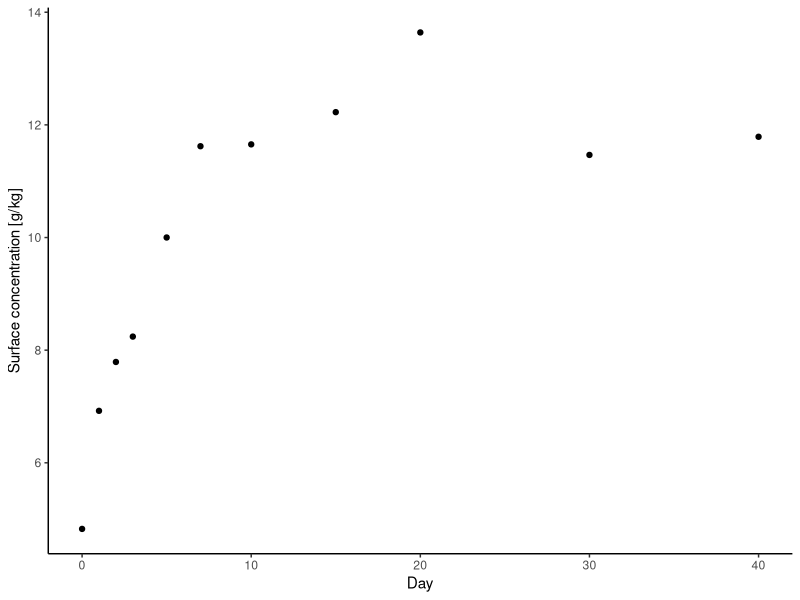
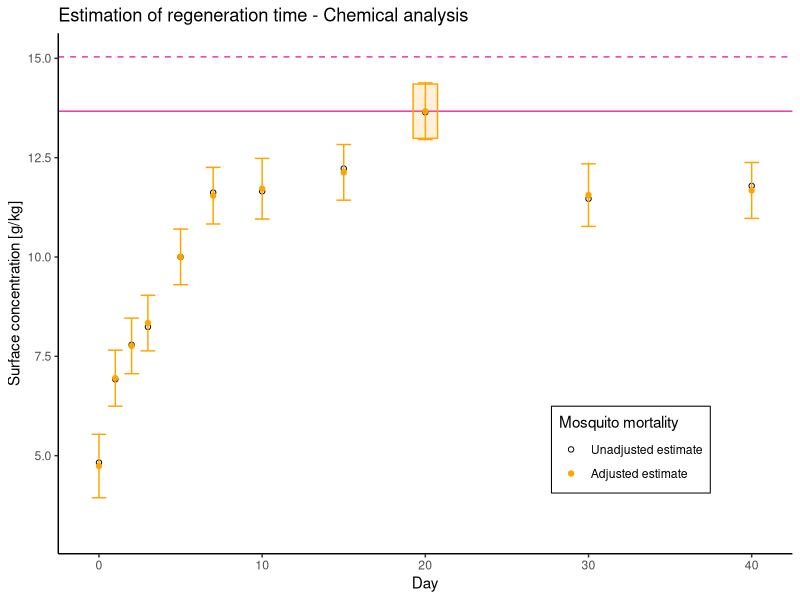

Reproduce these figures in R, in order.
library(ggplot2)
library(lme4)
library(readxl)
library(emmeans)

#We need a dataset to look at. I have uploaded 12 simulated datasets for users
# to practise with. You can replace these with your own data, but ensure that the 
# variable names are consistent with the simulated datasets.

dat1 <-  readxl::read_xlsx('Regeneration_Time/twelve_datasets_chem3.xlsx', sheet = 'sim1')
str(dat1)

#For plotting, it is more useful to have 'day' as a numeric variable
# For the GLM, it needs to be a factor variable. So we make a 2nd version
dat1$day <- as.numeric(dat1$day) # numeric 'day'
dat1$day_f <- as.factor(dat1$day) # factor variable for 'day'

#what study days do we have?
days <- unique(dat1$day)

#function to obtain (unadjusted) average concentration measured on each day in the dataset
av_chem <- function(data = df, days_v = days){
  av_ch <- rep(0,length(days_v))

  for(i in 1:length(days_v)){
    av_ch[i] <- mean(data[data$day==days_v[i],]$conc)
  }
  dfm <- data.frame('day' = days_v, 'av_ch' = av_ch)
  return(dfm)
}
mc <- av_chem(data = dat1)
#Then can plot
ggplot(mc) + geom_point(aes(x = day, y = av_ch)) + theme_classic() + 
  ylab('Surface concentration [g/kg]') + xlab('Day')

#Now fit linear model to data, with fixed-effects for day (as a factor variable) & batch
#We also include a (continuous) fixed effect for the concentration of the unwashed half of the net piece
fitC <- lm(conc ~ day_f + batch + conc_unwashed, data = dat1)
summary(fitC)
rc <- emmeans(fitC, "day_f")
pred_c <- as.data.frame(rc)
#Add a numeric variable for day to this data frame (careful converting from a factor!)
pred_c$day <- as.numeric(as.character(pred_c$day_f))

#this variable gives the predicted chemical concentrations
mc2 <- pred_c$emmean

# Now we loop over the model-estimated chemical concentrations, and select the first one
# that fits the criteria for being the regeneration time (no later concentration estimate
# more than 10% higher)
ld <- length(mc2) - 1
count <- 0
rt <- 0
for(j in 1:ld){
  bb <- all(mc2[j]*1.1 > mc2[(j+1):(ld+1)])
  if(bb==T){
    print(paste0('Regeneration time is: ', days[j]))
    rt <- j
    rt_c <- days[j]
    count <- 1
    break # end for loop
  }
  if(j==ld & count==0){
    print('Routine has identified the regeneration time as being the final measured value. Inspect data, to check this makes sense')
    rt <- j
    rt_c <- days[j]
  }
}

# Plot: model-adjusted chemical conc; unadjusted concentrations; and identify the RT via our method
# Open black circles: unadjusted concentration estimates
# Closed orange circles: model-adjusted mortality estimates (with 95% CIs)
# Solid pink horizontal line: model-adjusted estimate of mortality at the time point we establish as the R.T.
# Dashed pink horizontal line: concentration 10% higher than measured at the established R.T.
# The orange box indicates the estimated R.T. 

ggplot() + geom_hline(yintercept = c(mc2[rt],mc2[rt]*1.1), color = 'maroon2',
                        linetype = c('solid','dashed')) + 
  geom_point(data = mc, aes(x = day, y = av_ch, color = 'a'), shape = 1) +
  geom_point(data = pred_c, aes(x = day, y = emmean, color = 'b')) + 
  theme_classic() + ylim(c(0.66*min(mc2),NA)) + 
  geom_errorbar(data = pred_c, aes(x = day, ymin = lower.CL, ymax = upper.CL), color = 'orange') + 
  scale_color_manual(values = c('black','orange'), 
                       labels = c('Unadjusted estimate','Adjusted estimate'),
                       name = 'Mosquito mortality') + 
    theme(legend.position = c(0.78,0.2), legend.background = element_blank(),
            legend.box.background = element_rect(colour = "black")) + 
  annotate('rect', xmin = days[rt] - 0.75, xmax = days[rt] + 0.75,
           ymin = mc2[rt]*0.95, ymax = mc2[rt]*1.05,
           color = 'orange', fill = 'orange', alpha = .15) +
  ylab('Surface concentration [g/kg]') + xlab('Day') + 
  ggtitle('Estimation of regeneration time - Chemical analysis')
